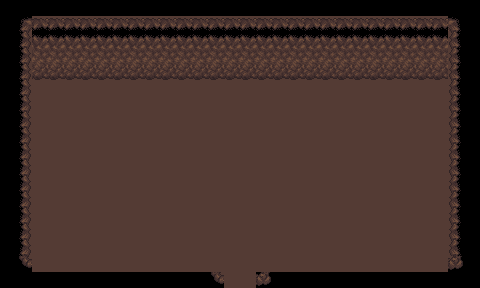

The image is a tile-based game level rendered from a .tmx file. Its description and complete source (layers, tilesets, objects, tile grids) follow:
An orthogonal 30x18 tile map with 16x16 px tiles, 3 tile layers (Base, Ground, Upper), 2 tilesets and 1 object (Entrance).

<map version="1.5" tiledversion="1.6.0" orientation="orthogonal" renderorder="right-down" width="30" height="18" tilewidth="16" tileheight="16" infinite="0" nextlayerid="22" nextobjectid="47">
 <properties>
  <property name="ActiveSpawn" type="int" value="1" />
  <property name="Dungeon" value="Cave" />
  <property name="MapType" value="Cave" />
  <property name="ResourcesMinMax" value="30-60" />
 </properties>
 <tileset firstgid="1" source="../Tilesets/tilesetDungeon.tsx" />
 <tileset firstgid="161" source="../Tilesets/tsWalls_Floors.tsx" />
 <layer id="19" name="Base" width="30" height="18">
  <data encoding="csv">
234,234,234,234,234,234,234,234,234,234,234,234,234,234,234,234,234,234,234,234,234,234,234,234,234,234,234,234,234,234,
234,309,309,309,309,309,309,309,309,309,309,309,309,309,309,309,309,309,309,309,309,309,309,309,309,309,309,309,309,234,
234,309,309,309,309,309,309,309,309,309,309,309,309,309,309,309,309,309,309,309,309,309,309,309,309,309,309,309,309,234,
234,309,309,309,309,309,309,309,309,309,309,309,309,309,309,309,309,309,309,309,309,309,309,309,309,309,309,309,309,234,
234,309,309,309,309,309,309,309,309,309,309,309,309,309,309,309,309,309,309,309,309,309,309,309,309,309,309,309,309,234,
234,309,309,309,309,309,309,309,309,309,309,309,309,309,309,309,309,309,309,309,309,309,309,309,309,309,309,309,309,234,
234,309,309,309,309,309,309,309,309,309,309,309,309,309,309,309,309,309,309,309,309,309,309,309,309,309,309,309,309,234,
234,309,309,309,309,309,309,309,309,309,309,309,309,309,309,309,309,309,309,309,309,309,309,309,309,309,309,309,309,234,
234,309,309,309,309,309,309,309,309,309,309,309,309,309,309,309,309,309,309,309,309,309,309,309,309,309,309,309,309,234,
234,309,309,309,309,309,309,309,309,309,309,309,309,309,309,309,309,309,309,309,309,309,309,309,309,309,309,309,309,234,
234,309,309,309,309,309,309,309,309,309,309,309,309,309,309,309,309,309,309,309,309,309,309,309,309,309,309,309,308,234,
234,309,309,309,309,309,309,309,309,309,309,309,309,309,309,309,309,309,309,309,309,309,309,309,309,309,309,309,308,234,
234,309,309,309,309,309,309,309,309,309,309,309,309,309,309,309,309,309,309,309,309,309,309,309,309,309,309,309,309,234,
234,309,309,309,309,309,309,309,309,309,309,309,309,309,309,309,309,309,309,309,309,309,309,309,309,309,309,309,309,234,
234,309,309,309,309,309,309,309,309,309,309,309,309,309,309,309,309,309,309,309,309,309,309,309,309,309,309,309,309,234,
234,309,309,309,309,309,309,309,309,309,309,309,309,308,308,309,309,309,309,309,309,309,309,309,309,309,309,309,309,234,
234,309,309,309,309,309,309,309,309,309,309,309,309,308,308,309,309,309,309,309,309,309,309,309,309,309,309,309,309,234,
234,234,234,234,234,234,234,234,234,234,234,234,234,308,308,308,234,234,234,234,234,234,234,234,234,234,234,234,234,234
</data>
 </layer>
 <layer id="20" name="Ground" width="30" height="18">
  <data encoding="csv">
0,0,0,0,0,0,0,0,0,0,0,0,0,0,0,0,0,0,0,0,0,0,0,0,0,0,0,0,0,0,
0,393,306,306,306,306,306,306,306,306,306,306,306,306,306,306,306,306,306,306,306,306,306,306,306,306,306,306,394,0,
0,415,328,328,328,328,328,328,328,328,328,328,328,328,328,328,328,328,328,328,328,328,328,328,328,328,328,328,416,0,
0,415,350,350,350,350,350,350,350,350,350,350,350,350,350,350,350,350,350,350,350,350,350,350,350,350,350,350,416,0,
0,415,372,372,372,372,372,372,372,372,372,372,372,372,372,372,372,372,372,372,372,372,372,372,372,372,372,372,416,0,
0,415,0,0,0,0,0,0,0,0,0,0,0,0,0,0,0,0,0,0,0,0,0,0,0,0,0,0,416,0,
0,415,0,0,0,0,0,0,0,0,0,0,0,0,0,0,0,0,0,0,0,0,0,0,0,0,0,0,416,0,
0,415,0,0,0,0,0,0,0,0,0,0,0,0,0,0,0,0,0,0,0,0,0,0,0,0,0,0,416,0,
0,415,0,0,0,0,0,0,0,0,0,0,0,0,0,0,0,0,0,0,0,0,0,0,0,0,0,0,416,0,
0,415,0,0,0,0,0,0,0,0,0,0,0,0,0,0,0,0,0,0,0,0,0,0,0,0,0,0,416,0,
0,415,0,0,0,0,0,0,0,0,0,0,0,0,0,0,0,0,0,0,0,0,0,0,0,0,0,0,416,0,
0,415,0,0,0,0,0,0,0,0,0,0,0,0,0,0,0,0,0,0,0,0,0,0,0,0,0,0,416,0,
0,415,0,0,0,0,0,0,0,0,0,0,0,0,0,0,0,0,0,0,0,0,0,0,0,0,0,0,416,0,
0,415,0,0,0,0,0,0,0,0,0,0,0,0,0,0,0,0,0,0,0,0,0,0,0,0,0,0,416,0,
0,415,0,0,0,0,0,0,0,0,0,0,0,0,0,0,0,0,0,0,0,0,0,0,0,0,0,0,416,0,
0,415,0,0,0,0,0,0,0,0,0,0,0,0,0,0,0,0,0,0,0,0,0,0,0,0,0,0,416,0,
0,437,284,284,284,284,284,284,284,284,284,284,284,285,0,0,283,284,284,284,284,284,284,284,284,284,284,284,438,0,
0,0,0,0,0,0,0,0,0,0,0,0,0,437,0,0,438,0,0,0,0,0,0,0,0,0,0,0,0,0
</data>
 </layer>
 <layer id="21" name="Upper" width="30" height="18">
  <data encoding="csv">
0,0,0,0,0,0,0,0,0,0,0,0,0,0,0,0,0,0,0,0,0,0,0,0,0,0,0,0,0,0,
0,0,0,0,0,0,0,0,0,0,0,0,0,0,0,0,0,0,0,0,0,0,0,0,0,0,0,0,0,0,
0,0,0,0,0,0,0,0,0,0,0,0,0,0,0,0,0,0,0,0,0,0,0,0,0,0,0,0,0,0,
0,0,0,0,0,0,0,0,0,0,0,0,0,0,0,0,0,0,0,0,0,0,0,0,0,0,0,0,0,0,
0,0,0,0,0,0,0,0,0,0,0,0,0,0,0,0,0,0,0,0,0,0,0,0,0,0,0,0,0,0,
0,0,0,0,0,0,0,0,0,0,0,0,0,0,0,0,0,0,0,0,0,0,0,0,0,0,0,0,0,0,
0,0,0,0,0,0,0,0,0,0,0,0,0,0,0,0,0,0,0,0,0,0,0,0,0,0,0,0,0,0,
0,0,0,0,0,0,0,0,0,0,0,0,0,0,0,0,0,0,0,0,0,0,0,0,0,0,0,0,0,0,
0,0,0,0,0,0,0,0,0,0,0,0,0,0,0,0,0,0,0,0,0,0,0,0,0,0,0,0,0,0,
0,0,0,0,0,0,0,0,0,0,0,0,0,0,0,0,0,0,0,0,0,0,0,0,0,0,0,0,0,0,
0,0,0,0,0,0,0,0,0,0,0,0,0,0,0,0,0,0,0,0,0,0,0,0,0,0,0,0,0,0,
0,0,0,0,0,0,0,0,0,0,0,0,0,0,0,0,0,0,0,0,0,0,0,0,0,0,0,0,0,0,
0,0,0,0,0,0,0,0,0,0,0,0,0,0,0,0,0,0,0,0,0,0,0,0,0,0,0,0,0,0,
0,0,0,0,0,0,0,0,0,0,0,0,0,0,0,0,0,0,0,0,0,0,0,0,0,0,0,0,0,0,
0,0,0,0,0,0,0,0,0,0,0,0,0,0,0,0,0,0,0,0,0,0,0,0,0,0,0,0,0,0,
0,0,0,0,0,0,0,0,0,0,0,0,0,0,0,0,0,0,0,0,0,0,0,0,0,0,0,0,0,0,
0,0,0,0,0,0,0,0,0,0,0,0,0,0,0,0,0,0,0,0,0,0,0,0,0,0,0,0,0,0,
0,0,0,0,0,0,0,0,0,0,0,0,0,0,284,284,0,0,0,0,0,0,0,0,0,0,0,0,0,0
</data>
 </layer>
 <objectgroup id="4" name="Travel">
  <object id="46" name="Entrance" x="224" y="284" width="32" height="4">
   <properties>
    <property name="EntranceDir" value="Up" />
    <property name="Map" value="mapCave_Wing_1_9" />
   </properties>
  </object>
 </objectgroup>
 <objectgroup id="5" name="MapObject" />
 <objectgroup id="6" name="Character" />
</map>
